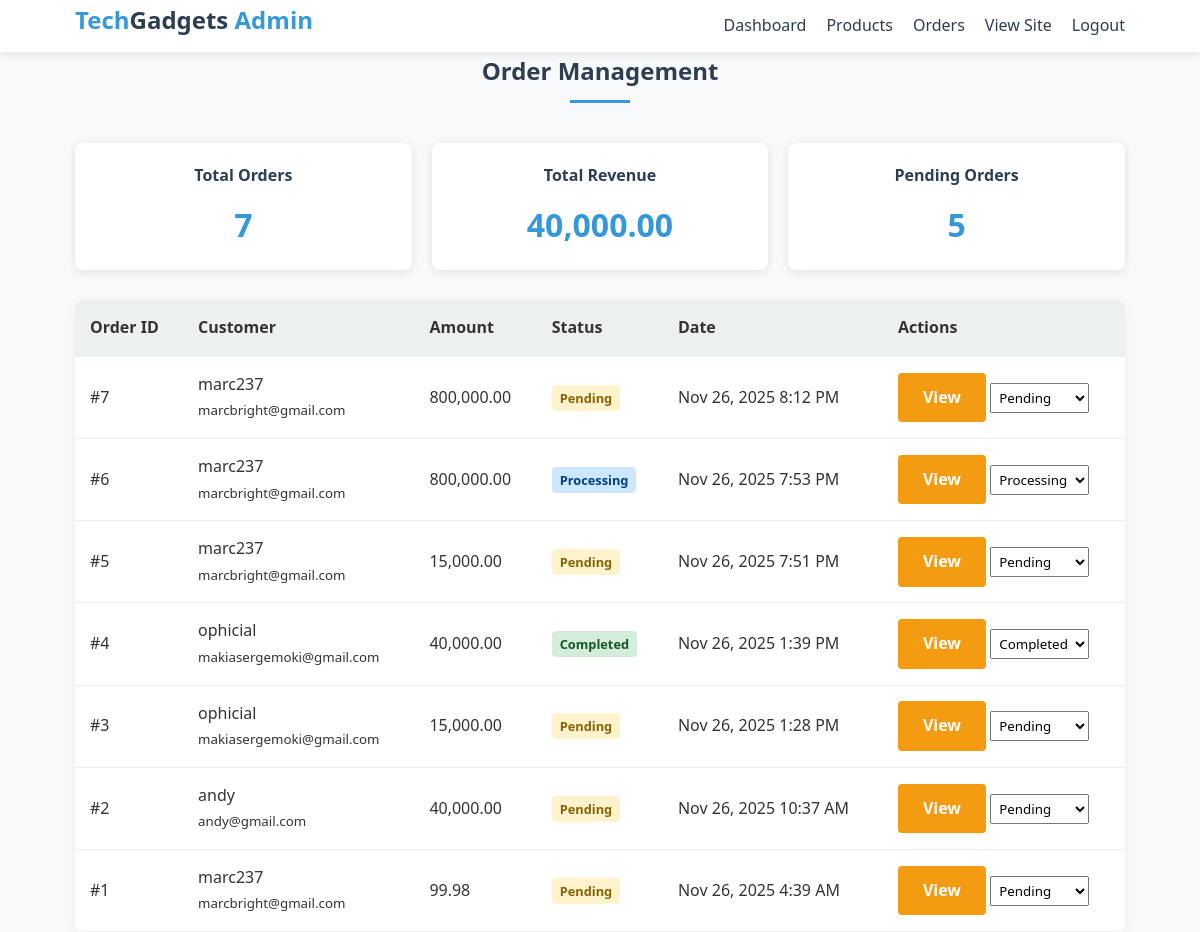
The app's page /admin/orders.php (signed in) with its own data.
### tables this page shows
CREATE TABLE `orders` (
  `id` int(11) NOT NULL,
  `user_id` int(11) DEFAULT NULL,
  `total_amount` decimal(10,2) NOT NULL,
  `status` enum('pending','processing','completed','cancelled') DEFAULT 'pending',
  `shipping_address` text DEFAULT NULL,
  `created_at` timestamp NOT NULL DEFAULT current_timestamp()
);

CREATE TABLE `users` (
  `id` int(11) NOT NULL,
  `username` varchar(50) NOT NULL,
  `email` varchar(100) NOT NULL,
  `password` varchar(255) NOT NULL,
  `first_name` varchar(50) DEFAULT NULL,
  `last_name` varchar(50) DEFAULT NULL,
  `address` text DEFAULT NULL,
  `phone` varchar(20) DEFAULT NULL,
  `created_at` timestamp NOT NULL DEFAULT current_timestamp()
);

### includes/functions.php (called while the page is built, shortened)
<?php
require_once 'config.php';
function getAllOrders($limit = null) {
    global $pdo;
    $sql = "SELECT o.*, u.username, u.email
            FROM orders o
            LEFT JOIN users u ON o.user_id = u.id
            ORDER BY o.created_at DESC";
    $stmt = $pdo->query($sql);
    return $stmt->fetchAll();
}
function getOrdersCount() {
    global $pdo;
    $stmt = $pdo->query("SELECT COUNT(*) as count FROM orders");
    return $stmt->fetch()['count'];
}
function getRevenueTotal() {
    global $pdo;
    $stmt = $pdo->query("SELECT SUM(total_amount) as total FROM orders WHERE status = 'completed'");
    return $stmt->fetch()['total'] ?? 0;
}
?>

### admin/orders.php (the view, shortened to what this page needs)
<?php
require_once '../includes/auth.php';
require_once '../includes/functions.php';
$orders = getAllOrders();
$ordersCount = getOrdersCount();
$revenueTotal = getRevenueTotal();
?>
<!DOCTYPE html>
<html lang="en">
<head>
    <link rel="stylesheet" href="../assets/css/style.css">
</head>
<body>
    <header>
        <div class="container">
            <div class="header-content">
                <div class="logo">Tech<span>Gadgets</span> Admin</div>
                <nav>
                    <ul>
                        <li><a href="index.php">Dashboard</a></li>
                        <li><a href="products.php">Products</a></li>
                        <li><a href="orders.php" class="active">Orders</a></li>
                        <li><a href="../index.php">View Site</a></li>
                        <li><a href="logout.php">Logout</a></li>
                    </ul>
                </nav>
            </div>
        </div>
    </header>
    <main>
        <div class="container">
            <h2 class="section-title">Order Management</h2>
            <div class="order-stats">
                <div class="stat-card">
                    <h3>Total Orders</h3>
                    <div class="number"><?php echo $ordersCount; ?></div>
                </div>
                <div class="stat-card">
                    <h3>Total Revenue</h3>
                    <div class="number"><?php echo number_format($revenueTotal, 2); ?></div>
                </div>
                <div class="stat-card">
                    <h3>Pending Orders</h3>
                    <div class="number">
                        <?php
                        $pendingCount = array_reduce($orders, function($carry, $order) {
                            return $carry + ($order['status'] === 'pending' ? 1 : 0);
                        }, 0);
                        echo $pendingCount;
                        ?>
                    </div>
                </div>
            </div>
            <table class="products-table">
                <thead>
                    <tr>
                        <th>Order ID</th>
                        <th>Customer</th>
                        <th>Amount</th>
                        <th>Status</th>
                        <th>Date</th>
                        <th>Actions</th>
                    </tr>
                </thead>
                <tbody>
                    <?php if (empty($orders)): ?>
                        <tr>
                            <td colspan="6" style="text-align: center;">No orders found.</td>
                        </tr>
                    <?php else: ?>
                        <?php foreach ($orders as $order): ?>
                        <tr>
                            <td>#<?php echo $order['id']; ?></td>
                            <td>
                                <?php echo htmlspecialchars($order['username']); ?><br>
                                <small><?php echo htmlspecialchars($order['email']); ?></small>
                            </td>
                            <td><?php echo number_format($order['total_amount'], 2); ?></td>
                            <td>
                                <span class="order-status status-<?php echo $order['status']; ?>">
                                    <?php echo ucfirst($order['status']); ?>
                                </span>
                            </td>
                            <td><?php echo date('M j, Y g:i A', strtotime($order['created_at'])); ?></td>
                            <td>
                                <a href="order_details.php?id=<?php echo $order['id']; ?>" class="btn edit-btn">View</a>
                                <form method="POST" style="display: inline;">
                                    <select name="status" onchange="this.form.submit()" style="padding: 4px;">
                                        <option value="pending" <?php echo $order['status'] === 'pending' ? 'selected' : ''; ?>>Pending</option>
                                        <option value="processing" <?php echo $order['status'] === 'processing' ? 'selected' : ''; ?>>Processing</option>
                                        <option value="completed" <?php echo $order['status'] === 'completed' ? 'selected' : ''; ?>>Completed</option>
                                    </select>
                                </form>
                            </td>
                        </tr>
                        <?php endforeach; ?>
                    <?php endif; ?>
                </tbody>
            </table>
        </div>
    </main>
</body>
</html>

### assets/css/style.css (style rules this page uses)
:root { --primary: #3498db; --secondary: #2c3e50; --accent: #e74c3c; --light: #ecf0f1; --dark: #2c3e50; --success: #2ecc71; --warning: #f39c12; --danger: #e74c3c; }
* { margin: 0; padding: 0; box-sizing: border-box; font-family: 'Segoe UI', Tahoma, Geneva, Verdana, sans-serif; }
body { background-color: #f8f9fa; color: #333; line-height: 1.6; }
.container { width: 90%; max-width: 1200px; margin: 0 auto; padding: 0 15px; }
header { background-color: white; box-shadow: 0 2px 10px rgba(0, 0, 0, 0.1); position: sticky; top: 0; z-index: 100; }
.header-content { display: flex; justify-content: space-between; align-items: center; padding: 1px 0; }
.logo { font-size: 24px; font-weight: 700; color: var(--primary); }
.logo span { color: var(--secondary); }
nav ul { display: flex; list-style: none; }
nav ul li { margin-left: 20px; }
nav ul li a { text-decoration: none; color: var(--dark); font-weight: 500; transition: color 0.3s; }
.btn { display: inline-block; background-color: var(--accent); color: white; padding: 12px 25px; border-radius: 4px; text-decoration: none; font-weight: 600; transition: all 0.3s; border: none; cursor: pointer; }
.section-title { text-align: center; margin-bottom: 40px; color: var(--secondary); position: relative; }
.section-title:after { content: ''; display: block; width: 60px; height: 3px; background-color: var(--primary); margin: 10px auto; }
.products-table { width: 100%; border-collapse: collapse; background-color: white; border-radius: 8px; overflow: hidden; box-shadow: 0 5px 15px rgba(0, 0, 0, 0.05); }
.products-table th, .products-table td { padding: 15px; text-align: left; border-bottom: 1px solid #eee; }
.products-table th { background-color: var(--light); font-weight: 600; }
.edit-btn { background-color: var(--warning); color: white; }
.stat-card { background: white; padding: 20px; border-radius: 8px; box-shadow: 0 2px 10px rgba(0,0,0,0.1); text-align: center; }
.stat-card h3 { color: var(--secondary); margin-bottom: 10px; }
.logo { height: 50px; width: auto; border-radius: 30%; object-fit: cover; }

### admin/orders.php (style rules this page uses)
.order-status { padding: 4px 8px; border-radius: 4px; font-size: 0.8rem; font-weight: bold; }
.status-pending { background: #fff3cd; color: #856404; }
.status-processing { background: #cce7ff; color: #004085; }
.status-completed { background: #d4edda; color: #155724; }
.order-stats { display: grid; grid-template-columns: repeat(auto-fit, minmax(200px, 1fr)); gap: 20px; margin-bottom: 30px; }
.stat-card { background: white; padding: 20px; border-radius: 8px; box-shadow: 0 2px 10px rgba(0,0,0,0.1); text-align: center; }
.stat-card h3 { color: var(--secondary); margin-bottom: 10px; font-size: 1rem; }
.stat-card .number { font-size: 2rem; font-weight: bold; color: var(--primary); }

### records on screen
orders: id "7", user.username "marc237", user.email "marcbright@gmail.com", total_amount "800,000.00", status "Pending", created_at "Nov 26, 2025 8:12 PM"
orders: id "6", user.username "marc237", user.email "marcbright@gmail.com", total_amount "800,000.00", status "Processing", created_at "Nov 26, 2025 7:53 PM"
orders: id "5", user.username "marc237", user.email "marcbright@gmail.com", total_amount "15,000.00", status "Pending", created_at "Nov 26, 2025 7:51 PM"
orders: id "4", user.username "ophicial", user.email "makiasergemoki@gmail.com", total_amount "40,000.00", status "Completed", created_at "Nov 26, 2025 1:39 PM"
orders: id "3", user.username "ophicial", user.email "makiasergemoki@gmail.com", total_amount "15,000.00", status "Pending", created_at "Nov 26, 2025 1:28 PM"
orders: id "2", user.username "andy", user.email "andy@gmail.com", total_amount "40,000.00", status "Pending", created_at "Nov 26, 2025 10:37 AM"
orders: id "1", user.username "marc237", user.email "marcbright@gmail.com", total_amount "99.98", status "Pending", created_at "Nov 26, 2025 4:39 AM"

### other values on screen
$ordersCount "7"
$revenueTotal "40,000.00"
$pendingCount "5"
